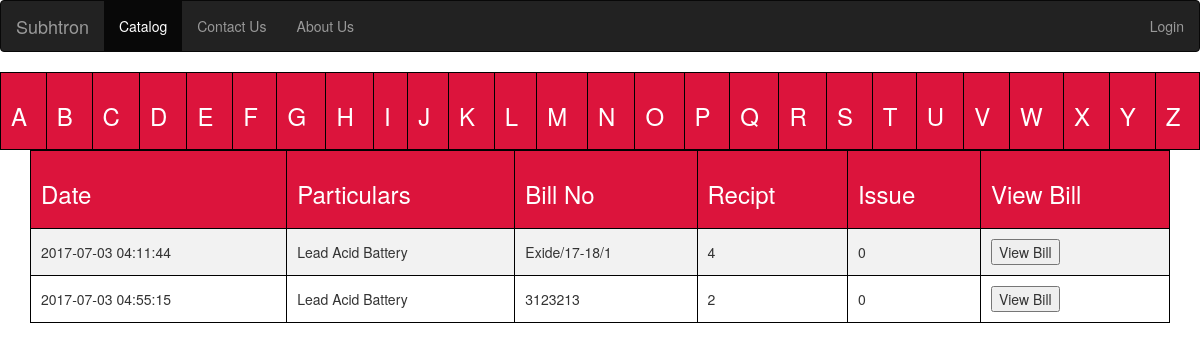
The page /stock.php on the database its author committed.
### tables this page shows
CREATE TABLE `stock_ledger` (
  `date` datetime NOT NULL,
  `bill_no` varchar(50) NOT NULL,
  `item_name` varchar(100) NOT NULL,
  `recipt` int(11) NOT NULL,
  `issue` int(11) NOT NULL
);

### stock.php (the view, shortened to what this page needs)
<?php require "header.php"; ?>
	<div class="row">
		<div class="col-md-12">
			<table>
				<tr>
					<th><h3>A</h3></th>
					<th><h3>B</h3></th>
					<th><h3>C</h3></th>
					<th><h3>D</h3></th>
					<th><h3>E</h3></th>
					<th><h3>F</h3></th>
					<th><h3>G</h3></th>
					<th><h3>H</h3></th>
					<th><h3>I</h3></th>
					<th><h3>J</h3></th>
					<th><h3>K</h3></th>
					<th><h3>L</h3></th>
					<th><h3>M</h3></th>
					<th><h3>N</h3></th>
					<th><h3>O</h3></th>
					<th><h3>P</h3></th>
					<th><h3>Q</h3></th>
					<th><h3>R</h3></th>
					<th><h3>S</h3></th>
					<th><h3>T</h3></th>
					<th><h3>U</h3></th>
					<th><h3>V</h3></th>
					<th><h3>W</h3></th>
					<th><h3>X</h3></th>
					<th><h3>Y</h3></th>
					<th><h3>Z</h3></th>
				</tr>
			</table>
		</div>
	</div>
<div class="container">
	<div class="row">
		<div class="col-md-12">
			<table>
				<tr>
					<th><h3>Date</h3></th>
					<th><h3>Particulars</h3></th>
					<th><h3>Bill No</h3></th>
					<th><h3>Recipt</h3></th>
					<th><h3>Issue</h3></th>
					<th><h3>View Bill</h3></th>
				</tr>
				<?php
					$sql = "SELECT * FROM `stock_ledger` WHERE 1";
					$result = $conn->query($sql);
					if ($result->num_rows > 0) {
					    while($row = $result->fetch_assoc()) {
					        echo "<tr>";
					        echo "<td>" . $row["date"]. "</td>";
					        echo "<td>" . $row["item_name"]. "</td>";
					        echo "<td>" . $row["bill_no"]. "</td>";
					        echo "<td>" . $row["recipt"]. "</td>";
					        echo "<td>" . $row["issue"]. "</td>";
					        echo "<td><button onclick=showBill('" .$row["bill_no"]. "')>View Bill</button></td>";
					        echo "</tr>";
					    }
					} else {
					    echo "0 results";
					}
				?>
			</table>
		</div>
	</div>
</div>
<?php require "footer.php" ?>

### css/styles.css (style rules this page uses)
table { width: 100%; }
table, th, td { padding: 10px; border: 1px solid black; }
tr:nth-child(even) { background-color: #f2f2f2 }
th { background-color: crimson; color: white; }

### rows shown on the page
stock_ledger: date "2017-07-03 04:11:44", item_name "Lead Acid Battery", bill_no "Exide/17-18/1", recipt "4", issue "0"
stock_ledger: date "2017-07-03 04:55:15", item_name "Lead Acid Battery", bill_no "3123213", recipt "2", issue "0"
